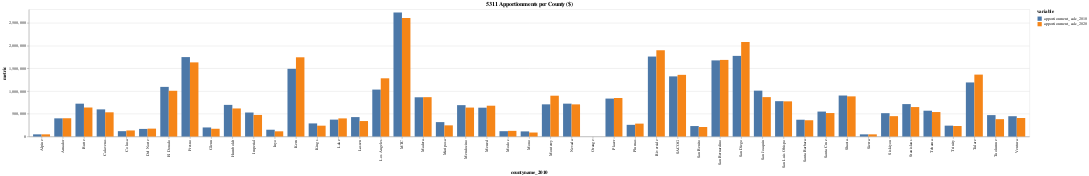

The notebook cell this image was saved under:
### Markdown cell above
### 5311 Apportionments per County ($)

### Code cell
alt.Chart(melt[melt["variable"].isin(["apportionment_calc_2010","apportionment_calc_2020"])]).mark_bar().encode(
    x = "countyname_2010:N",
    y = "metric:Q",
    xOffset="variable:N",
    color = "variable:N",
    tooltip = ["countyname_2010","variable","metric"]
).properties(
    width="container",
    title= "5311 Apportionments per County ($)"
)

### Figure 1 — Vega-Lite specification as saved in the notebook (floating-point values rounded to 4 significant figures)
{"config": {"view": {"continuousWidth": 300, "continuousHeight": 300}}, "data": {"name": "data-b6c5f56ca5296a51d5906490fd1778d7"}, "mark": {"type": "bar"}, "encoding": {"color": {"field": "variable", "type": "nominal"}, "tooltip": [{"field": "countyname_2010", "type": "nominal"}, {"field": "variable", "type": "nominal"}, {"field": "metric", "type": "quantitative"}], "x": {"field": "countyname_2010", "type": "nominal"}, "xOffset": {"field": "variable", "type": "nominal"}, "y": {"field": "metric", "type": "quantitative"}}, "title": "5311 Apportionments per County ($)", "width": "container", "$schema": "https://vega.github.io/schema/vega-lite/v5.20.1.json", "datasets": {"data-b6c5f56ca5296a51d5906490fd1778d7": [{"countyname_2010": "Alpine", "variable": "apportionment_calc_2010", "metric": 48000}, {"countyname_2010": "Amador", "variable": "apportionment_calc_2010", "metric": 400197}, {"countyname_2010": "Butte", "variable": "apportionment_calc_2010", "metric": 723213}, {"countyname_2010": "Calaveras", "variable": "apportionment_calc_2010", "metric": 597716}, {"countyname_2010": "Colusa", "variable": "apportionment_calc_2010", "metric": 118011}, {"countyname_2010": "Del Norte", "variable": "apportionment_calc_2010", "metric": 167399}, {"countyname_2010": "El Dorado", "variable": "apportionment_calc_2010", "metric": 1092765}, {"countyname_2010": "Fresno", "variable": "apportionment_calc_2010", "metric": 1748782}, {"countyname_2010": "Glenn", "variable": "apportionment_calc_2010", "metric": 199756}, {"countyname_2010": "Humboldt", "variable": "apportionment_calc_2010", "metric": 696736}, {"countyname_2010": "Imperial", "variable": "apportionment_calc_2010", "metric": 528635}, {"countyname_2010": "Inyo", "variable": "apportionment_calc_2010", "metric": 149602}, {"countyname_2010": "Kern", "variable": "apportionment_calc_2010", "metric": 1490550}, {"countyname_2010": "Kings", "variable": "apportionment_calc_2010", "metric": 288600}, {"countyname_2010": "Lake", "variable": "apportionment_calc_2010", "metric": 372224}, {"countyname_2010": "Lassen", "variable": "apportionment_calc_2010", "metric": 427927}, {"countyname_2010": "Los Angeles", "variable": "apportionment_calc_2010", "metric": 1033565}, {"countyname_2010": "Madera", "variable": "apportionment_calc_2010", "metric": 863915}, {"countyname_2010": "Mariposa", "variable": "apportionment_calc_2010", "metric": 317304}, {"countyname_2010": "Mendocino", "variable": "apportionment_calc_2010", "metric": 690978}, {"countyname_2010": "Merced", "variable": "apportionment_calc_2010", "metric": 634944}, {"countyname_2010": "Modoc", "variable": "apportionment_calc_2010", "metric": 117680}, {"countyname_2010": "Mono", "variable": "apportionment_calc_2010", "metric": 113035}, {"countyname_2010": "Monterey", "variable": "apportionment_calc_2010", "metric": 708566}, {"countyname_2010": "Nevada", "variable": "apportionment_calc_2010", "metric": 723735}, {"countyname_2010": "Orange", "variable": "apportionment_calc_2010", "metric": 0}, {"countyname_2010": "Placer", "variable": "apportionment_calc_2010", "metric": 835507}, {"countyname_2010": "Plumas", "variable": "apportionment_calc_2010", "metric": 257443}, {"countyname_2010": "Riverside", "variable": "apportionment_calc_2010", "metric": 1760525}, {"countyname_2010": "San Benito", "variable": "apportionment_calc_2010", "metric": 230600}, {"countyname_2010": "San Bernardino", "variable": "apportionment_calc_2010", "metric": 1676065}, {"countyname_2010": "San Diego", "variable": "apportionment_calc_2010", "metric": 1775173}, {"countyname_2010": "San Joaquin", "variable": "apportionment_calc_2010", "metric": 1009923}, {"countyname_2010": "San Luis Obispo", "variable": "apportionment_calc_2010", "metric": 778290}, {"countyname_2010": "Santa Barbara", "variable": "apportionment_calc_2010", "metric": 369806}, {"countyname_2010": "Santa Cruz", "variable": "apportionment_calc_2010", "metric": 549337}, {"countyname_2010": "Shasta", "variable": "apportionment_calc_2010", "metric": 902709}, {"countyname_2010": "Sierra", "variable": "apportionment_calc_2010", "metric": 48000}, {"countyname_2010": "Siskiyou", "variable": "apportionment_calc_2010", "metric": 513970}, {"countyname_2010": "Stanislaus", "variable": "apportionment_calc_2010", "metric": 714045}, {"countyname_2010": "Tehama", "variable": "apportionment_calc_2010", "metric": 568246}, {"countyname_2010": "Trinity", "variable": "apportionment_calc_2010", "metric": 239629}, {"countyname_2010": "Tulare", "variable": "apportionment_calc_2010", "metric": 1190567}, {"countyname_2010": "Tuolumne", "variable": "apportionment_calc_2010", "metric": 471418}, {"countyname_2010": "Ventura", "variable": "apportionment_calc_2010", "metric": 447324}, {"countyname_2010": "MTC", "variable": "apportionment_calc_2010", "metric": 2730530}, {"countyname_2010": "SACOG", "variable": "apportionment_calc_2010", "metric": 1323928}, {"countyname_2010": "Alpine", "variable": "apportionment_calc_2020", "metric": 48000}, {"countyname_2010": "Amador", "variable": "apportionment_calc_2020", "metric": 402349}, {"countyname_2010": "Butte", "variable": "apportionment_calc_2020", "metric": 638791}, {"countyname_2010": "Calaveras", "variable": "apportionment_calc_2020", "metric": 533198}, {"countyname_2010": "Colusa", "variable": "apportionment_calc_2020", "metric": 133783}, {"countyname_2010": "Del Norte", "variable": "apportionment_calc_2020", "metric": 173966}, {"countyname_2010": "El Dorado", "variable": "apportionment_calc_2020", "metric": 1007059}, {"countyname_2010": "Fresno", "variable": "apportionment_calc_2020", "metric": 1632183}, {"countyname_2010": "Glenn", "variable": "apportionment_calc_2020", "metric": 171007}, {"countyname_2010": "Humboldt", "variable": "apportionment_calc_2020", "metric": 618031}, {"countyname_2010": "Imperial", "variable": "apportionment_calc_2020", "metric": 474971}, {"countyname_2010": "Inyo", "variable": "apportionment_calc_2020", "metric": 114776}, {"countyname_2010": "Kern", "variable": "apportionment_calc_2020", "metric": 1744011}, {"countyname_2010": "Kings", "variable": "apportionment_calc_2020", "metric": 238888}, {"countyname_2010": "Lake", "variable": "apportionment_calc_2020", "metric": 399217}, {"countyname_2010": "Lassen", "variable": "apportionment_calc_2020", "metric": 340789}, {"countyname_2010": "Los Angeles", "variable": "apportionment_calc_2020", "metric": 1281572}, {"countyname_2010": "Madera", "variable": "apportionment_calc_2020", "metric": 866469}, {"countyname_2010": "Mariposa", "variable": "apportionment_calc_2020", "metric": 245913}, {"countyname_2010": "Mendocino", "variable": "apportionment_calc_2020", "metric": 637584}, {"countyname_2010": "Merced", "variable": "apportionment_calc_2020", "metric": 678456}, {"countyname_2010": "Modoc", "variable": "apportionment_calc_2020", "metric": 124790}, {"countyname_2010": "Mono", "variable": "apportionment_calc_2020", "metric": 88156}, {"countyname_2010": "Monterey", "variable": "apportionment_calc_2020", "metric": 898808}, {"countyname_2010": "Nevada", "variable": "apportionment_calc_2020", "metric": 707850}, {"countyname_2010": "Orange", "variable": "apportionment_calc_2020", "metric": 0}, {"countyname_2010": "Placer", "variable": "apportionment_calc_2020", "metric": 847649}, {"countyname_2010": "Plumas", "variable": "apportionment_calc_2020", "metric": 284113}, {"countyname_2010": "Riverside", "variable": "apportionment_calc_2020", "metric": 1901323}, {"countyname_2010": "San Benito", "variable": "apportionment_calc_2020", "metric": 209523}, {"countyname_2010": "San Bernardino", "variable": "apportionment_calc_2020", "metric": 1686488}, {"countyname_2010": "San Diego", "variable": "apportionment_calc_2020", "metric": 2082397}, {"countyname_2010": "San Joaquin", "variable": "apportionment_calc_2020", "metric": 867547}, {"countyname_2010": "San Luis Obispo", "variable": "apportionment_calc_2020", "metric": 774280}, {"countyname_2010": "Santa Barbara", "variable": "apportionment_calc_2020", "metric": 358445}, {"countyname_2010": "Santa Cruz", "variable": "apportionment_calc_2020", "metric": 517079}, {"countyname_2010": "Shasta", "variable": "apportionment_calc_2020", "metric": 884097}, {"countyname_2010": "Sierra", "variable": "apportionment_calc_2020", "metric": 48000}, {"countyname_2010": "Siskiyou", "variable": "apportionment_calc_2020", "metric": 448838}, {"countyname_2010": "Stanislaus", "variable": "apportionment_calc_2020", "metric": 648775}, {"countyname_2010": "Tehama", "variable": "apportionment_calc_2020", "metric": 539174}, {"countyname_2010": "Trinity", "variable": "apportionment_calc_2020", "metric": 231274}, {"countyname_2010": "Tulare", "variable": "apportionment_calc_2020", "metric": 1363015}, {"countyname_2010": "Tuolumne", "variable": "apportionment_calc_2020", "metric": 382049}, {"countyname_2010": "Ventura", "variable": "apportionment_calc_2020", "metric": 407966}, {"countyname_2010": "MTC", "variable": "apportionment_calc_2020", "metric": 2606368}, {"countyname_2010": "SACOG", "variable": "apportionment_calc_2020", "metric": 1357857}]}}
